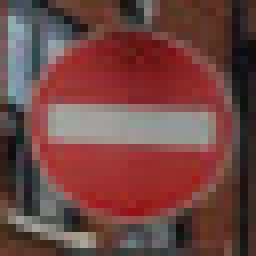
#> input picture CarND-Traffic-Sign-Classifier-Project/test_images/test4.jpg, 32 x 32 px, found by its file name (shown 8 times larger)
$ jupyter execute P2.ipynb   (shell and % lines are left out)   (older library calls are emulated)
#> lines starting #> are read from the running program, lines starting #| are printed output that depends on the picture; after the words box and inside, x2 and y2 are one past the last pixel; in counts of white or black regions, pixels touching at a corner belong together
#> further down, img is the input picture: shape (32, 32, 3); mean B, G, R 66.5, 69, 112
[cell 1]
import numpy as np
import cv2
import glob
import matplotlib.pyplot as plt

[cell 2]
def camera_calibration():

    nx = 9
    ny = 6
    #images = glob.glob('/camera_cal/calibration*.jpg')
    images = glob.glob('camera_cal/*.jpg')

    objp = np.zeros((ny*nx, 3), np.float32)
    objp[:, :2] = np.mgrid[0:nx, 0:ny].T.reshape(-1, 2)

    # Create arrays for storing object and image points
    objpoints = []
    imgpoints = []

    # Loop through images, append image and object points
    for fname in images:
        img = cv2.imread(fname)
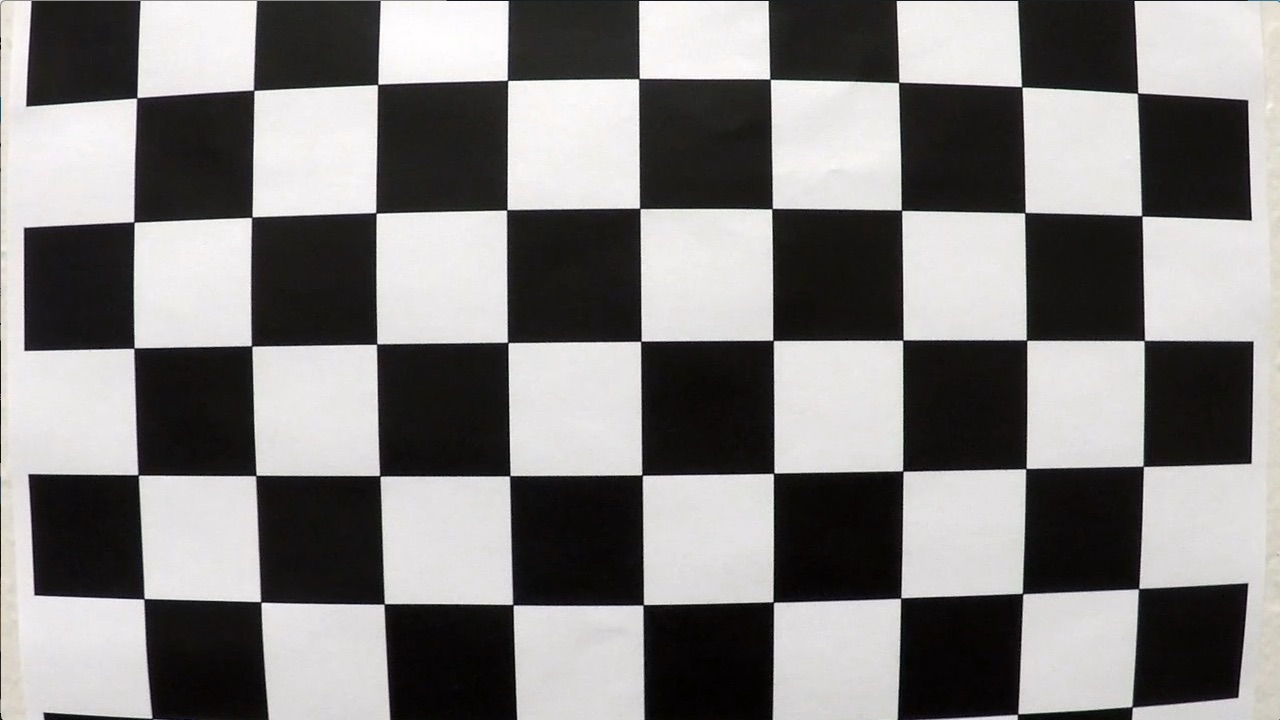
#> input picture CarND-Advanced-Lane-Lines/camera_cal/calibration1.jpg, 1280 x 720 px
#> img is the input picture: shape (720, 1280, 3); mean B, G, R 127.8, 128.4, 130.1
        gray = cv2.cvtColor(img, cv2.COLOR_BGR2GRAY)

        ret, corners = cv2.findChessboardCorners(gray, (nx, ny), None)
#> ret = False; corners = None

        if ret is True:
            # Add object and image points to the correesponding arrays
            objpoints.append(objp)
            imgpoints.append(corners)

            # Get camera matrix and distortion coefficients

    return objpoints, imgpoints


def undistort(img, objpoints, imgpoints):
    # Undistort image using camera matrix & distortion coefficients
    gray = cv2.cvtColor(img,cv2.COLOR_RGB2GRAY)
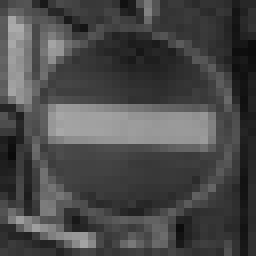
#> gray: shape (32, 32) (shown 8 times larger); min 10, max 171, mean 73.2
    ret, mtx, dist, rvecs, tvecs = cv2.calibrateCamera(objpoints, imgpoints, gray.shape[::-1], None, None)
    return cv2.undistort(img, mtx, dist)
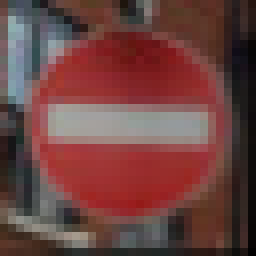
#> returned value: shape (32, 32, 3) (shown 8 times larger); mean of channels 0, 1, 2 64.7, 67, 108.7; drawn as B, G, R

[cell 3]
img = cv2.imread('test_images/test4.jpg')
plt.figure
plt.imshow(img)
objpoints,imgpoints = camera_calibration()

undist = undistort(img, objpoints, imgpoints)
cv2.imwrite("corrected.jpg",undist)
plt.figure()
plt.imshow(undist)

[cell 4]
# [25 lines left out: function thresh, not called in this run]

[cell 5]
def threshold(img, l_perc=(80, 100), b_thresh=(140, 200), sx_perc=(92, 100)):

    # Make a copy of the image
#> called with l_perc = (80, 100), b_thresh = (140, 200), sx_perc = (92, 100)
    img = np.copy(img)

    # Convert to Lab color space
    lab = cv2.cvtColor(img, cv2.COLOR_RGB2Lab)
#> lab: shape (32, 32, 3); mean of channels 0, 1, 2 79.3, 140.9, 103.7
    b_channel = lab[:, :, 2]
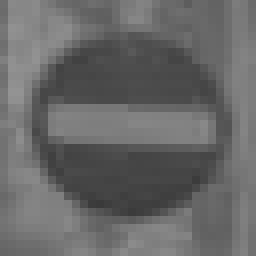
#> b_channel: shape (32, 32) (shown 8 times larger); min 58, max 147, mean 103.7

    # Convert to LUV color space
    luv = cv2.cvtColor(img, cv2.COLOR_RGB2Luv)
#> luv: shape (32, 32, 3); mean of channels 0, 1, 2 78.7, 94.3, 106.7
    l_channel = luv[:, :, 0]

    # Create percentile-based thresholds
    l_thresh_min = np.percentile(l_channel, l_perc[0])
#> l_thresh_min = 106.4
    l_thresh_max = np.percentile(l_channel, l_perc[1])
#> l_thresh_max = 180

    # Threshold b color channel
    b_binary = np.zeros_like(b_channel)
    b_binary[(b_channel >= b_thresh[0]) & (b_channel <= b_thresh[1])] = 1

    # Threshold l color channel
    l_binary = np.zeros_like(l_channel)
    l_binary[(l_channel >= l_thresh_min) & (l_channel <= l_thresh_max)] = 1

    # Find edges with Sobelx
    sobel_x = cv2.Sobel(l_channel, cv2.CV_64F, 1, 0)
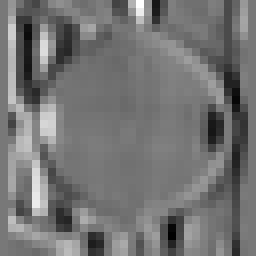
#> sobel_x: shape (32, 32) float64 (shown 8 times larger); min -385, max 432, mean -13; drawn with min black and max white
    abs_sobelx = np.absolute(sobel_x)
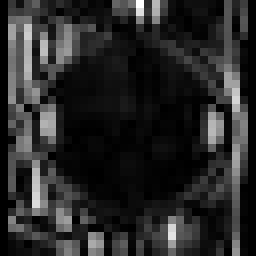
#> abs_sobelx: shape (32, 32) float64 (shown 8 times larger); min 0, max 432, mean 68.1; drawn with min black and max white
    scaled_sobel = np.uint8(255 * abs_sobelx / np.max(abs_sobelx))

    # Create percentile-based thresholds
    sx_thresh_min = np.percentile(scaled_sobel, sx_perc[0])
#> sx_thresh_min = 127.2
    sx_thresh_max = np.percentile(scaled_sobel, sx_perc[1])
#> sx_thresh_max = 255

    # Threshold edges (x gradient)
    sx_binary = np.zeros_like(scaled_sobel)
    sx_binary[(scaled_sobel >= sx_thresh_min) & (scaled_sobel <= sx_thresh_max)] = 1

    # Get white edges
    sobel_white_binary = np.zeros_like(l_channel)
    sobel_white_binary[(sx_binary == 1) & (l_binary == 1)] = 1

    # Get yellow edges
    sobel_yellow_binary = np.zeros_like(l_channel)
    sobel_yellow_binary[(sx_binary == 1) & (b_binary == 1)] = 1

    # Output image for debugging
    white_sobelx_and_color = np.dstack(
        (sobel_white_binary, sobel_yellow_binary, np.zeros_like(sobel_white_binary))) * 255

    # Output image for pipeline
    combined_binary_sobel = np.zeros_like(b_binary)
    combined_binary_sobel[(sobel_white_binary == 1) | (sobel_yellow_binary == 1)] = 1

    return combined_binary_sobel

[cell 6]
def roi(img):
    mask = np.zeros_like(img)
    unmasked_pixel_value = 1
    vertices = np.array([[(0, 720), (500, 450), (780, 450), (1280, 720)]], dtype=np.int32)

    cv2.fillPoly(mask, vertices, unmasked_pixel_value)
    masked_image = cv2.bitwise_and(img, mask)

    kernel = np.ones((5,5),np.uint8)
    dilation = cv2.dilate(masked_image,kernel,iterations = 1)
    return dilation

[cell 7]
img = cv2.imread('test_images/test4.jpg')
plt.figure()
plt.imshow(img)
result = threshold(img)
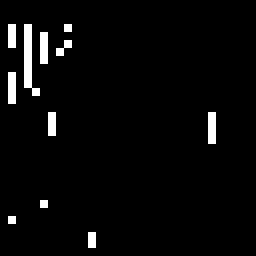
#> result: shape (32, 32) (shown 8 times larger); values 0 (black) and 1 (white), 3.3% white in thin lines or dots, all inside (x1, y1, x2, y2) = (1, 3, 27, 31)
result = roi(result)
#> in roi, `cv2.fillPoly(mask, vertices, unmasked_pixel_value)`: mask: shape (32, 32); every value is 0
cv2.imwrite("thresh.jpg",result)
plt.figure()
plt.imshow(result)

[cell 8]
def perspective_tr(img):

    img_size = (img.shape[1], img.shape[0])

    # Define source and destination points based on a straight road section
    src_pts = np.float32([[556, 480], [734, 480], [220, 720], [1105, 720]])
    dst_pts = np.float32([[300, 0], [900, 0], [300, 720], [900, 720]])

    #src_pts = np.float32(
    #[[(img_size[0] / 2) - 55, img_size[1] / 2 + 100],
    #[((img_size[0] / 6) - 10), img_size[1]],
    #[(img_size[0] * 5 / 6) + 60, img_size[1]],
    #[(img_size[0] / 2 + 55), img_size[1] / 2 + 100]])
    #dst_pts = np.float32(
    #[[(img_size[0] / 4), 0],
    #[(img_size[0] / 4), img_size[1]],
    #[(img_size[0] * 3 / 4), img_size[1]],
    #[(img_size[0] * 3 / 4), 0]])

    # Calculate transform matrix and inverse transform matrix
    M = cv2.getPerspectiveTransform(src_pts, dst_pts)
    Minv = cv2.getPerspectiveTransform(dst_pts, src_pts)
    transformed = cv2.warpPerspective(img, M, img_size, flags=cv2.INTER_LINEAR)

    return transformed, M, Minv

[cell 9]
img = cv2.imread('test_images/test5.jpg')
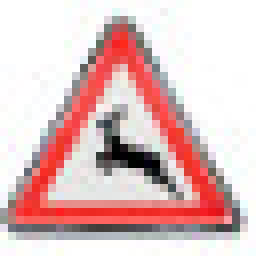
#> input picture CarND-Traffic-Sign-Classifier-Project/test_images/test5.jpg, 32 x 32 px, found by its file name (shown 8 times larger)
#> img is the input picture: shape (32, 32, 3); mean B, G, R 192.7, 193.1, 224.8
plt.figure()
plt.imshow(img)
result,M,Minv = perspective_tr(img)
#> in perspective_tr, `transformed = cv2.warpPerspective(img, M, img_size, flags=cv2.INTER_LI..`: transformed: shape (32, 32, 3); every value is 0
#> M = [[-0.485, -1.39, 896.1], [-6.17e-16, -2.15, 1031.1], [-1.85e-19, -0.00238, 1]]; Minv = [[0.297, -0.711, 467], [-6.24e-17, -0.466, 480], [-2.62e-19, -0.00111, 1]]
cv2.imwrite("perspective.jpg",result)
plt.figure()
plt.imshow(result)

[cell 10]
# [117 lines left out: functions find_lane_pixels, fit_polynomial, not called in this run]

[cell 11]
# [73 lines left out: functions fit_poly, search_around_poly, not called in this run]

[cell 12]
# [30 lines left out: function measure_curvature_pixels, not called in this run]

[cell 13]
# [30 lines left out: function measure_curvature_real, not called in this run]

[cell 14]
# [32 lines left out: function inverse_and_draw, not called in this run]

[cell 15]
# [37 lines left out: function setText, not called in this run]

[cell 16]
objpoints, imgpoints = camera_calibration()
